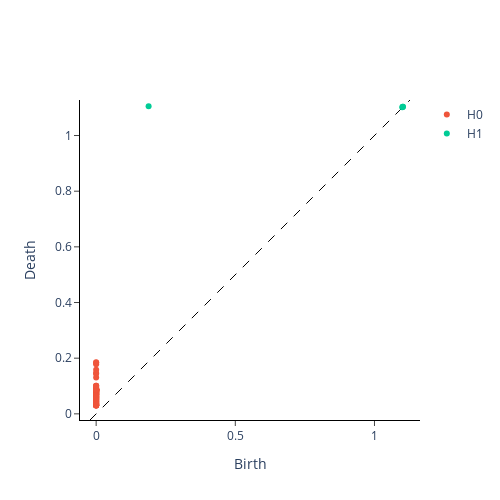
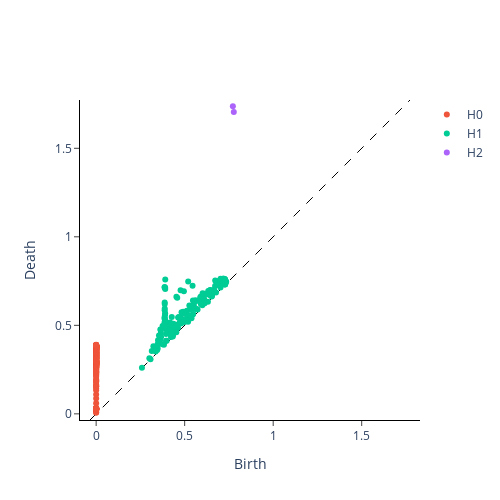

Notebook code for these charts, in order:
### Markdown cell above
The next step is to calculate the persistence diagrams associated with each point cloud. In ``giotto-tda`` we can do this with the Vietoris-Rips construction as follows:

### Code cell
from gtda.homology import VietorisRipsPersistence

# 0 - connected components, 1 - loops, 2 - voids
homology_dimensions = [0, 1, 2]

periodic_persistence = VietorisRipsPersistence(
    homology_dimensions=homology_dimensions, n_jobs=6
)
print("Persistence diagram for periodic signal")
periodic_persistence.fit_transform_plot(y_periodic_embedded)

nonperiodic_persistence = VietorisRipsPersistence(
    homology_dimensions=homology_dimensions, n_jobs=6
)
print("Persistence diagram for nonperiodic signal")
nonperiodic_persistence.fit_transform_plot(y_nonperiodic_embedded);
